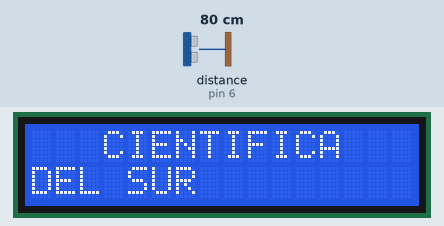
This sketch was run on a simulated Arduino Uno, built with avr-gcc and run on an emulated ATmega328P. Shown: 16×2 character LCD. Wiring (inferred from the names in the program): ultrasonic range finder: trigger pin 7; echo pin 6. The inputs (shaded band) are chosen by the test bench; at power-on: distance to the obstacle (sensor on pin 6) 80 cm. The echo pulse lasts 58.3 µs per cm.

Above: at 1.1 s.
At 4.1 s:
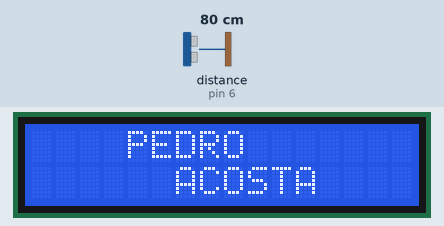
At 7.2 s:
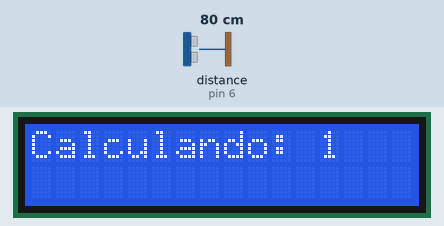
At 14.9 s:
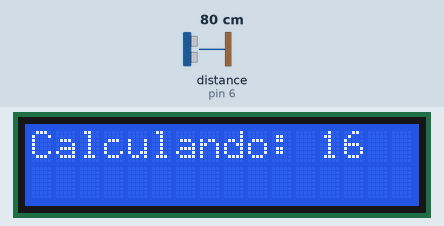
At 23.3 s:
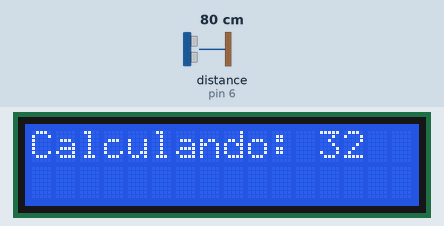
At 39.3 s:
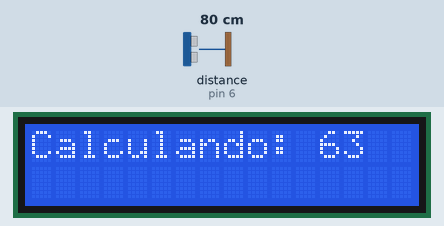

Measured:
- what the display in image 0 shows lasts 3.0 s, from 1.1 s to 4.1 s
- what the display in image 2 shows lasts 0.5 s, from 7.1 s to 7.6 s

The sketch:

LCD01.ino
```cpp
#include <Ping.h>
#include <Wire.h>
#include <LCD.h>
#include <LiquidCrystal_I2C.h>
#define I2C_ADDR 0x27
LiquidCrystal_I2C lcd(I2C_ADDR,2,1,0,4,5,6,7);

/////////////////////////////////////////////////////////////
//VARIABLES

const int PinTrig = 7;
const int PinEcho = 6;

// Constante velocidad sonido en cm/s
const float VelSon = 34000.0;

// Número de muestras
const int numLecturas = 100;

const float distanciaVacio = 11.41;
// Distancia a los 100 ml y vacío
const float distancia100 = 2.15;

float lecturas[numLecturas]; // Array para almacenar lecturas
int lecturaActual = 0; // Lectura por la que vamos
float total = 0; // Total de las que llevamos
float media = 0; // Media de las medidas
bool primeraMedia = false; // Para saber que ya hemos calculado por lo menos una


/////////////////////////////////////////////////////////////


void setup() {
  Serial.begin(9600);
 // Ponemos el pin Trig en modo salida
  pinMode(PinTrig, OUTPUT);
  // Ponemos el pin Echo en modo entrada
  pinMode(PinEcho, INPUT);

  // Inicializamos el array
  for (int i = 0; i < numLecturas; i++)
  {
    lecturas[i] = 0;
  }
inicioLCD();

}


void loop() {
// Eliminamos la última medida
  total = total - lecturas[lecturaActual];

  iniciarTrigger();

  // La función pulseIn obtiene el tiempo que tarda en cambiar entre estados, en este caso a HIGH
  unsigned long tiempo = pulseIn(PinEcho, HIGH);

  // Obtenemos la distancia en cm, hay que convertir el tiempo en segudos ya que está en microsegundos
  // por eso se multiplica por 0.000001
  float distancia = tiempo * 0.000001 * VelSon / 2.0;

  // Almacenamos la distancia en el array
  lecturas[lecturaActual] = distancia;

  // Añadimos la lectura al total
  total = total + lecturas[lecturaActual];

  // Avanzamos a la siguiente posición del array
  lecturaActual = lecturaActual + 1;

  // Comprobamos si hemos llegado al final del array
  if (lecturaActual >= numLecturas)
  {
    primeraMedia = true;
    lecturaActual = 0;
  }

  // Calculamos la media
  media = total / numLecturas;

  // Solo mostramos si hemos calculado por lo menos una media
  if (primeraMedia)
  {
    float distanciaLleno = distanciaVacio - media;
    float cantidadLiquido = distanciaLleno * 100 / distancia100;
    int porcentaje = (int) (distanciaLleno * 100 / distanciaVacio);

    // Mostramos en la pantalla LCD
    lcd.clear();
    // Cantidada de líquido
    lcd.setCursor(0, 0);
    lcd.print(String(cantidadLiquido) + " ml");

    // Porcentaje
    lcd.setCursor(0, 1);
    lcd.print(String(porcentaje) + " %");

    Serial.print(media);
    Serial.println(" cm");

    Serial.print(cantidadLiquido);
    Serial.println(" ml");
  }
  else
  {
    lcd.setCursor(0, 0);
    lcd.print("Calculando: " + String(lecturaActual));
  }

  delay(500);
}

// Método que inicia la secuencia del Trigger para comenzar a medir
void iniciarTrigger()
{
  // Ponemos el Triiger en estado bajo y esperamos 2 ms
  digitalWrite(PinTrig, LOW);
  delayMicroseconds(2);

  // Ponemos el pin Trigger a estado alto y esperamos 10 ms
  digitalWrite(PinTrig, HIGH);
  delayMicroseconds(10);

  // Comenzamos poniendo el pin Trigger en estado bajo
  digitalWrite(PinTrig, LOW);
}

void inicioLCD(){

  lcd.begin(16,2);
  lcd.setBacklightPin(3,POSITIVE);
  lcd.setBacklight(HIGH);
  delay(1000);
  lcd.home();
  lcd.setCursor(3,0);
  lcd.print("CIENTIFICA");
  lcd.setCursor(0,1);
  lcd.print("DEL SUR");
  delay(3000);
  lcd.clear();
  lcd.setCursor(4,0);
  lcd.print("PEDRO");
  lcd.setCursor(6,1);
  lcd.print("ACOSTA");
  delay(3000);
  lcd.clear();

  }
```
